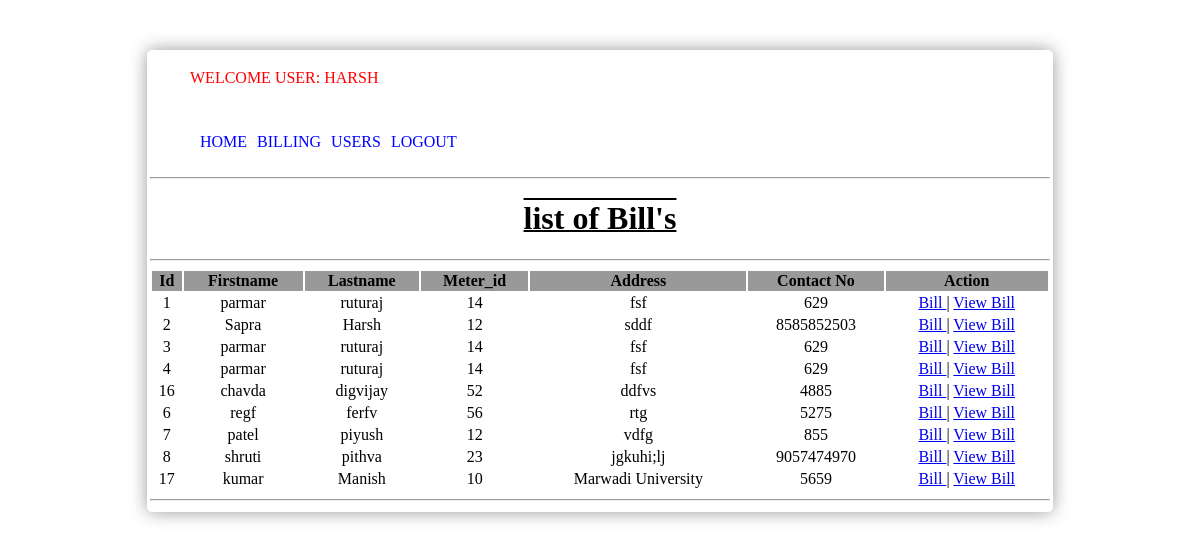
The app's page /bill.php (signed in) with its own data.
### tables this page shows
CREATE TABLE `user` (
  `id` int(10) NOT NULL,
  `username` varchar(50) NOT NULL,
  `password` varchar(60) NOT NULL,
  `name` varchar(60) NOT NULL
);

CREATE TABLE `owners` (
  `id` int(10) NOT NULL,
  `lname` varchar(60) NOT NULL,
  `fname` varchar(60) NOT NULL,
  `mi` varchar(2) NOT NULL,
  `address` varchar(60) NOT NULL,
  `contact` varchar(15) NOT NULL
);

### bill.php (the view, shortened to what this page needs)
<?php
$session=$_SESSION['id'];
include 'db.php';
$result = mysqli_query($conn,"SELECT * FROM user where id= '$session'");
while($row = mysqli_fetch_array($result))
  {
  $sessionname=$row['name'];
  }
?>
<html>
<head>
<link rel="stylesheet" type="text/css" href="Css/style2.css">
</head>
<body>
<br />
<div class="wrapper">
<div class="header">
<ul>
  <p class="loginuser">Welcome User: <?php echo $sessionname;?></p>
<li><a href="billing.php">Home</a></li>
<li><a href="bill.php">Billing</a></li>
<li><a href="user.php">Users</a></li>
<li><a href="logout.php">Logout</a></li>
</ul></div>
<hr>
<div class="content">
  <h1 class="headtext">list of Bill's</h1>
  <hr>
<?php
include 'db.php';
$result = mysqli_query($conn,"SELECT * FROM owners");
echo "<table border='0' bgcolor='#fff' width='100%'>
<tr>
<th>Id</th>
<th>Firstname</th>
<th>Lastname</th>
<th>Meter_id</th>
<th>Address</th>
<th>Contact No</th>
<th>Action</th>
</tr>";
while($row = mysqli_fetch_array($result))
  {
  echo "<tr>";
  echo "<td>" . $row['id'] . "</td>";
  echo "<td>" . $row['fname'] . "</td>";
  echo "<td>" . $row['lname'] . "</td>";
  echo "<td>" . $row['mi'] . "</td>";
  echo "<td>" . $row['address'] . "</td>";
  echo "<td>" . $row['contact'] . "</td>";
 echo "<td><a href='paybill.php?id=".$row['id']."'>Bill </a>| ";
 echo "<a  href='viewbill.php?id=".$row['id']."'>View Bill</td>";
  echo "</tr>";
  }
echo "</table>";
?>
</div>
<hr>
</div>
</body>
</html>

### Css/style2.css (style rules this page uses)
.loginuser { color: red; font-family: consolas; font-size: 1em; text-transform: uppercase; }
.headtext { font-family: KaushanScript; text-decoration: overline underline 2px black; text-align: center; }
.wrapper { width:900px; margin:0 auto; border:3px solid rgba(0,0,0,0); -webkit-border-radius:5px; -moz-border-radius:5px; border-radius:5px; -webkit-box-shadow:0 0 18px rgba(0,0,0,0.4); -moz-box-shadow:0 0 18px rgba(0,0,0,0.4); box-shadow:0 0 18px rgba(0,0,0,0.4); margin-top:2%; }
.header { width:900px; height:100px; }
.header a { text-decoration: none; color: blue; text-transform: uppercase; }
table th { background:#999; }
.header ul li { list-style:none; float:left; margin-top:30px; margin-left:10px; }
.content table { margin:0 auto; text-align: center; }

### records on screen
user: name "HARSH"
owners: id "1", fname "parmar", lname "ruturaj", mi "14", address "fsf", contact "629"
owners: id "2", fname "Sapra", lname "Harsh", mi "12", address "sddf", contact "8585852503"
owners: id "3", fname "parmar", lname "ruturaj", mi "14", address "fsf", contact "629"
owners: id "4", fname "parmar", lname "ruturaj", mi "14", address "fsf", contact "629"
owners: id "16", fname "chavda", lname "digvijay", mi "52", address "ddfvs", contact "4885"
owners: id "6", fname "regf", lname "ferfv", mi "56", address "rtg", contact "5275"
owners: id "7", fname "patel", lname "piyush", mi "12", address "vdfg", contact "855"
owners: id "8", fname "shruti", lname "pithva", mi "23", address "jgkuhi;lj", contact "9057474970"
owners: id "17", fname "kumar", lname "Manish", mi "10", address "Marwadi University", contact "5659"
